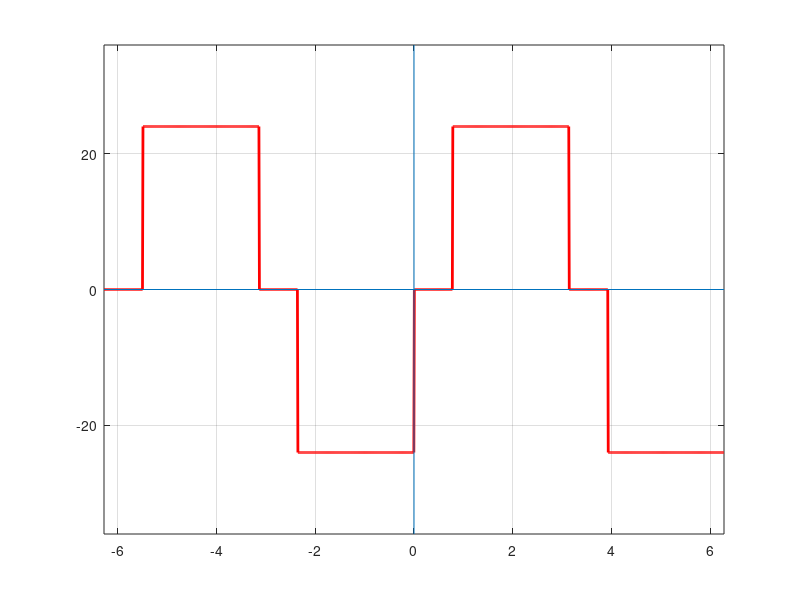

Write the MATLAB code that produced this figure. (Note: this script raises an error after producing the figure.)
clear all  clf;

%% Chronogramme de Vs 
d = pi/4;
E = 24;
x=-2*pi:0.01:2*pi;
y=0*(x>=-2*pi&x<-2*pi+d)+E*(x>=-2*pi+d&x<-pi)+0*(x>=-pi&x<-pi+d)...
-E*(x>=-pi+d&x<0)+0*(x>=0&x<d)+E*(x>=d&x<pi)...
+0*(x>=pi&x<pi+d)-E*(x>=pi+d&x<2*pi);
figure(1)
plot(x,y,'r','linewidth',2),grid on 
xlim([-2*pi 2*pi])
ylim([-E*1.5 E*1.5])

xL = xlim;
yL = ylim;
line([0 0], yL);  %x-axis
line(xL, [0 0]);  %y-axis

title (['Chronogramme de Vs sur l,intervalle ' ...
    '[-2π,2π] pour E=24V et d=45°'],'')
xlabel('θ = 2πft (rad)') 
ylabel('La tension de sortie Vs (V)') 

%% Analyse spectrale: V

d1 = 0; d2 = pi/6; d3 = pi/3; d4 = pi/2; 
for n = 1:10
    if mod(n,2)==0 Vn1(n) = 0;
    else Vn1(n) = (2*sqrt(2)*E./(n*pi)) .* cos(n*d1/2);
    end
end 
for n = 1:10
    if mod(n,2)==0 Vn2(n) = 0;
    else Vn2(n) = (2*sqrt(2)*E./(n*pi)) .* cos(n*d2/2);
    end
end 
for n = 1:10
    if mod(n,2)==0 Vn3(n) = 0;
    else Vn3(n) = (2*sqrt(2)*E./(n*pi)) .* cos(n*d3/2);
    end
end 
for n = 1:10
    if mod(n,2)==0 Vn4(n) = 0;
    else Vn4(n) = (2*sqrt(2)*E./(n*pi)) .* cos(n*d4/2);
    end
end 
 
nt = [100 200 300 400 500 600 700 800 900 1000];
figure(2)
subplot(2,2,1);
b1 = bar(Vn1) % Vn quand d = 0
set(gca,'xticklabel',nt) % changement d'echelle
set(b1,'FaceColor',[0 0.2 1]),grid on % blue
title('Spectre de Vs: d = 0°');
xlabel('Frequence [Hz]'); 
ylabel('Tension [V]');
subplot(2,2,2);
b2 = bar(Vn2) % Vn quand d = pi/6
set(gca,'xticklabel',nt) % changement d'echelle
set(b2,'FaceColor',[1 0.2 0.2]),grid on % red
title('Spectre de Vs: d = 30°');
xlabel('Frequence [Hz]'); 
ylabel('Tension [V]')
subplot(2,2,3);
b3 = bar(Vn3) % Vn quand d = pi/3
set(gca,'xticklabel',nt) % changement d'echelle
set(b3,'FaceColor',[0 0.6 0.3]),grid on % green
title('Spectre de Vs: d = 60°');
xlabel('Frequence [Hz]'); 
ylabel('Tension [V]')
subplot(2,2,4);
b4 = bar(Vn4) % Vn quand d = pi/2
set(gca,'xticklabel',nt) % changement d'echelle
set(b4,'FaceColor',[1 0.5 0]),grid on % orange
title('Spectre de Vs: d = 90°');
xlabel('Frequence [Hz]'); 
ylabel('Tension [V]')

%% Analyse Spectrale: I
R = 12;
L = 0.01;
f = 100;
for n = 1:10
    Zn(n) = sqrt(R^2 + (n*L*2*pi*f).^2);
end
In1 = Vn1 ./ Zn;
In2 = Vn2 ./ Zn;
In3 = Vn3 ./ Zn;
In4 = Vn4 ./ Zn;

figure(3)
subplot(2,2,1);
b1 = bar(In1) % Vn quand d = 0
set(gca,'xticklabel',nt) % changement d'echelle
set(b1,'FaceColor',[0 0.2 1]),grid on % blue
title('Spectre de Is: d = 0°');
xlabel('Frequence [Hz]'); 
ylabel('Courant [A]');
subplot(2,2,2);
b2 = bar(In2) % Vn quand d = pi/6
set(gca,'xticklabel',nt) % changement d'echelle
set(b2,'FaceColor',[1 0.2 0.2]),grid on % red
title('Spectre de Is: d = 30°');
xlabel('Frequence [Hz]'); 
ylabel('Courant [A]')
subplot(2,2,3);
b3 = bar(In3) % Vn quand d = pi/3
set(gca,'xticklabel',nt) % changement d'echelle
set(b3,'FaceColor',[0 0.6 0.3]),grid on % green
title('Spectre de Is: d = 60°');
xlabel('Frequence [Hz]'); 
ylabel('Courant [A]')
subplot(2,2,4);
b4 = bar(In4) % Vn quand d = pi/2
set(gca,'xticklabel',nt) % changement d'echelle
set(b4,'FaceColor',[1 0.5 0]),grid on % orange
title('Spectre de Is: d = 90°');
xlabel('Frequence [Hz]'); 
ylabel('Courant [A]')

